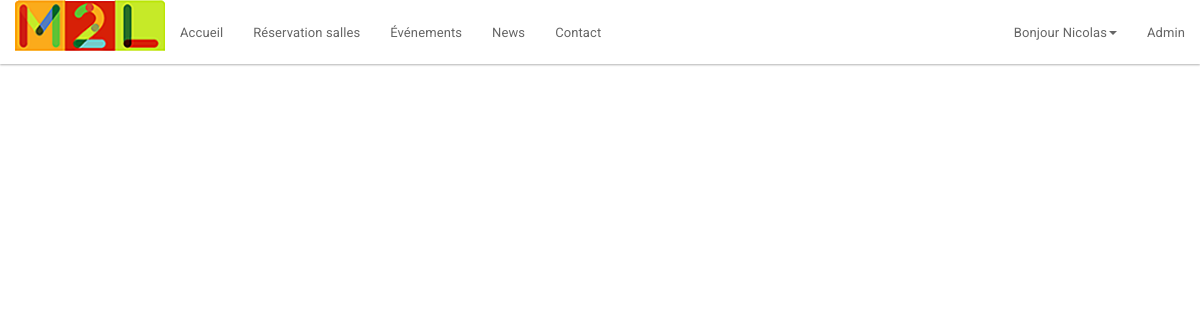
/myevent.php (signed in), run on an earlier commit of the app's database.
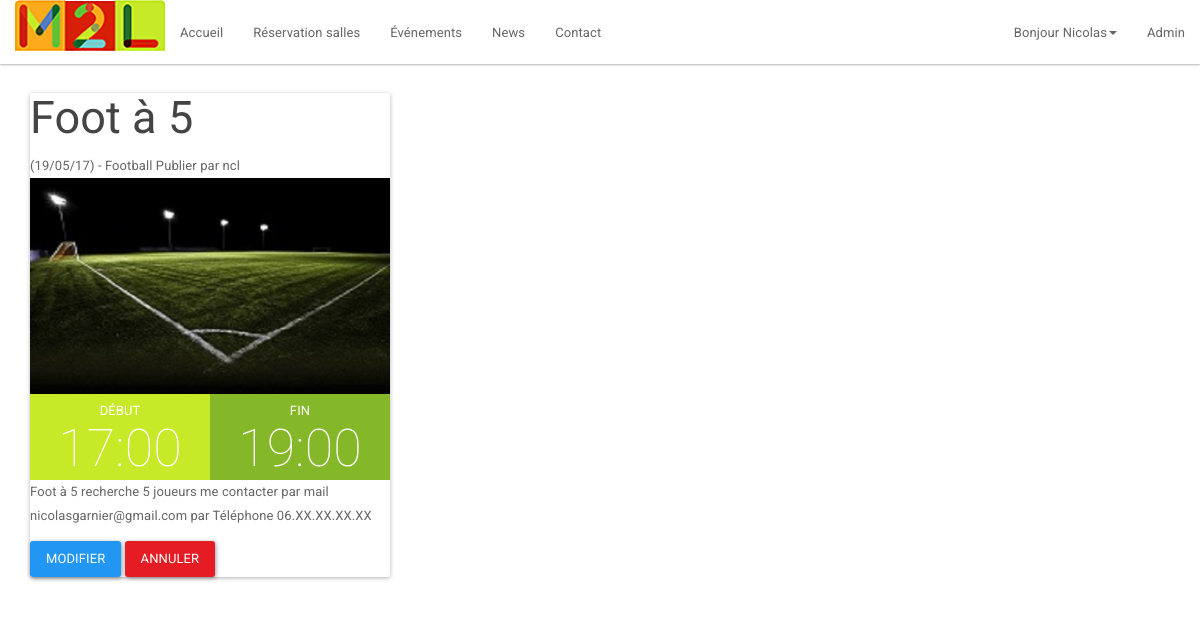
And on a later commit of the database.
### tables this page shows
CREATE TABLE `event` (
  `id` int(11) NOT NULL,
  `nom` varchar(255) NOT NULL,
  `adresse` varchar(255) NOT NULL,
  `centre` varchar(255) NOT NULL,
  `description` text NOT NULL,
  `dateevent` date NOT NULL,
  `hdebut` time NOT NULL,
  `hfin` time NOT NULL,
  `sport` varchar(255) NOT NULL,
  `users` varchar(255) NOT NULL
);

### myevent.php (the view, shortened to what this page needs)
<!DOCTYPE html>
<html>
<link rel="stylesheet" href="assets/css/event.css">
<link rel="stylesheet" href="assets/css/bootstrap.css">
<head>
</head>
<body>
  <?php include "assets/inc/navbar.php"; ?>
  <body>
      <?php
      $bdd = connectToSQL();
      $reponse = $bdd->query('SELECT * FROM `event` WHERE `users` = "'.$_SESSION['pseudo'].'"');
?>
    <div class="container">
  <div class="row">
    <?php while ($donnees = $reponse->fetch())
    {
      $date = date_create_from_format('Y-m-d', "$donnees[dateevent]");
      $hdebut = DateTime::createFromFormat('H:i:s', "$donnees[hdebut]");
      $hfin = DateTime::createFromFormat('H:i:s', "$donnees[hfin]");
      $nom = $donnees['nom'];
      $sport = $donnees['sport'];
      $description = $donnees['description'];
      ?>
      <div class="col-sm-4">
          <div class="panel panel-perso">
              <div class="panel-heading-perso"><h2><?php echo $nom .'</h2> ('. date_format($date, 'd/m/y').') - '. $sport ?></a></h2> Publier par <?php echo $donnees['users'];?></div>
              <div class="panel-body-perso nopadding">
                <img src="assets/images/football.jpg" alt="event image" class="img-responsive" />
                  <div class="row nopadding">
                      <div class="col-sm-6 nopadding">
                          <time class="start yellow_green">
                              Début <span class="day"><?php echo $hdebut->format('H:i'); ?></span>
                          </time>
                      </div>
                      <div class="col-sm-6 nopadding">
                          <time class="end vert_fonce">
                              Fin <span class="day"><?php echo $hfin->format('H:i'); ?></span>
                          </time>
                      </div>
                  </div>
              </div>
              <div class="panel-footer-perso panel-perso">
                  <p><?php echo $description; ?>
                  </p>
                  <a href='update_event.php?id=<?php echo $donnees['id'];?>' class='btn btn-primary'>Modifier</a>
                  <a href="assets/inc/delete_event.php?id=<?php echo $donnees['id'];?>" class="btn btn-danger">Annuler</a>
              </div>
          </div>
      </div>
      <?php
      }
      ?>
  </div>
</div>
  </body>
</html>

### assets/inc/navbar.php (shortened to what this page needs)
<!DOCTYPE html>
<html>
<div class="container">
  <nav class="navbar navbar-default navbar-fixed-top">
    <div class="container-fluid">
      <div class="navbar-header">
        <a href="./index.php"><img width=150px height=51px src="assets/images/M2L.png"></a>
      </div>
      <div id="navbar" class="navbar-collapse collapse">
        <ul class="nav navbar-nav">
          <li><a href="./index.php">Accueil</a></li>
          <li><a href="booking.php">Réservation salles</a></li>
          <li><a href="event.php">Événements</a></li>
          <li><a href="news.php">News</a></li>
          <li><a href="./contact.php">Contact</a></li>
        </ul>
        <ul class="nav navbar-nav navbar-right">
          <?php if (!isset($_SESSION['id'])){
            ?><li><a href="./login.php">Connexion | Inscription</a></li><?php
          }
          else { ?>
                <li class="dropdown">
                  <a href="#" class="dropdown-toggle" data-toggle="dropdown" role="button" aria-haspopup="true" aria-expanded="false"><?php echo 'Bonjour ' . $_SESSION['prenom']; ?><span class="caret"></span></a>
                </li>
            <?php
            if ($_SESSION['type'] == 'administrateur')
            {
              ?><li><a href="./admin.php">Admin</a></li><?php
            }
          }?>
        </ul>
      </div>
    </div>
  </nav>
</div>
</html>

### assets/css/event.css (style rules this page uses)
.nopadding { padding: 0 !important }
time { display: inline-block; width: 100%; color: rgb(255, 255, 255); padding: 5px; text-align: center; text-transform: uppercase; }
time.yellow_green { background-color: #c6ea28 }
time.vert_fonce { background-color: #85b828 }
time > span { display: none; }
time > .day { display: block; font-size: 4em; font-weight: 100; line-height: 1; }
.nopadding { padding:0 !important;margin:0!important; }

What changed in the data, as far as the page shows it:
added event: nom "Foot à 5", dateevent "19/05/17", sport "Football", users "ncl", hdebut "17:00", hfin "19:00", description "Foot à 5 recherche 5 joueurs me contacter par mail nicolasgarnier@gmail.com par Téléphone 06.XX.XX.XX.XX"
